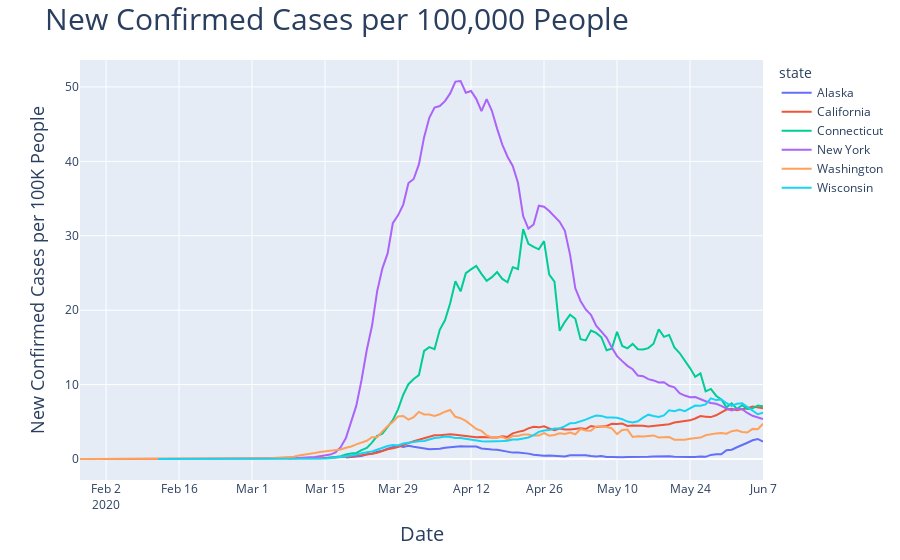

Notebook code cell kept with this figure:
### Markdown cell above
All values shown the graphs and tables below are 7-day rolling averages.

A selection of states are shown in the graphs below.
You can click on State names in the Legend to hide and then show again various states.
You can also click and drag a rectangle on the graph to zoom in on a particular region.  Hiding Connecticut and
New York will display better resolution for the remaining states.

### Code cell
states = ['Alaska', 'California', 'Wisconsin', 'Connecticut', 'New York', 'Washington']
df_state_subset = df_results.query('state in @states')
fig = px.line(df_state_subset, x="date", y="new_cases_p_100k_avg", color='state')
fig.update_layout(
    yaxis_title_text = 'New Confirmed Cases per 100K People',
    yaxis_title_font_size = 18,
    xaxis_title_text = 'Date',
    xaxis_title_font_size = 20,
    title_text = 'New Confirmed Cases per 100,000 People',
    title_font_size = 30,
)
fig.show()
